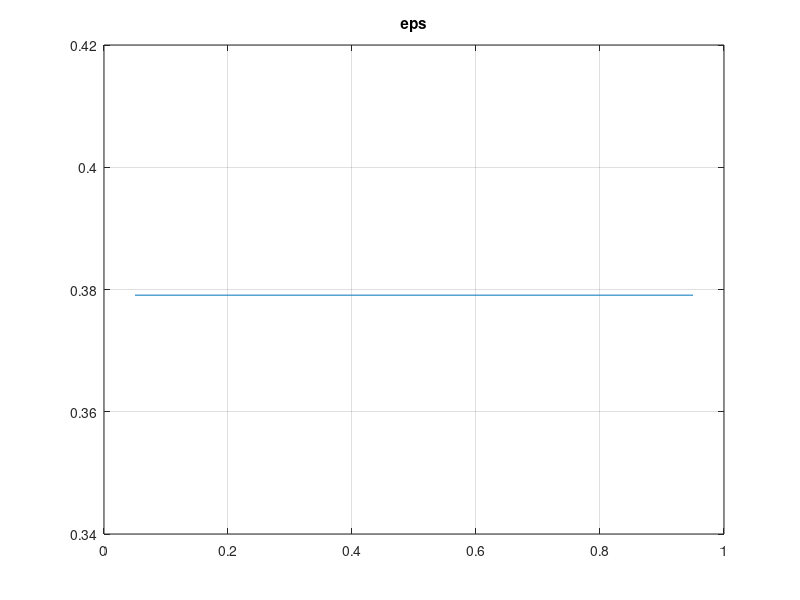
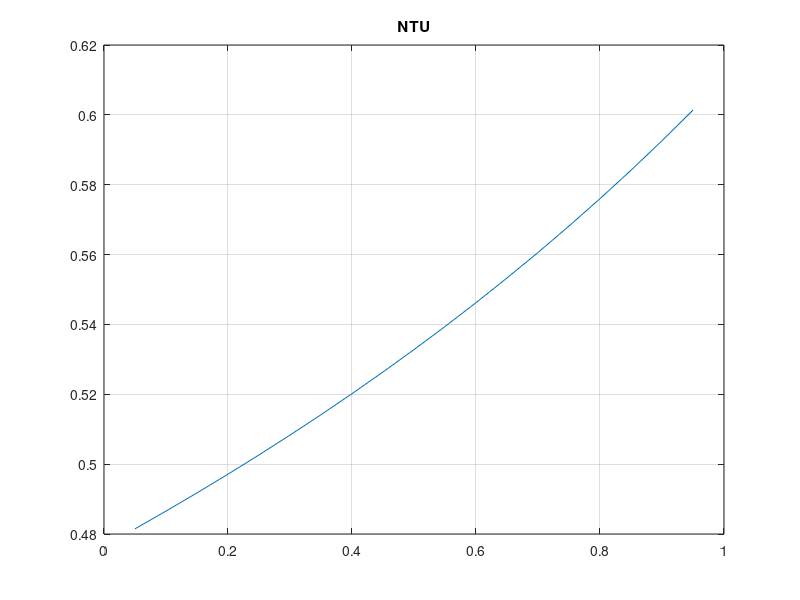
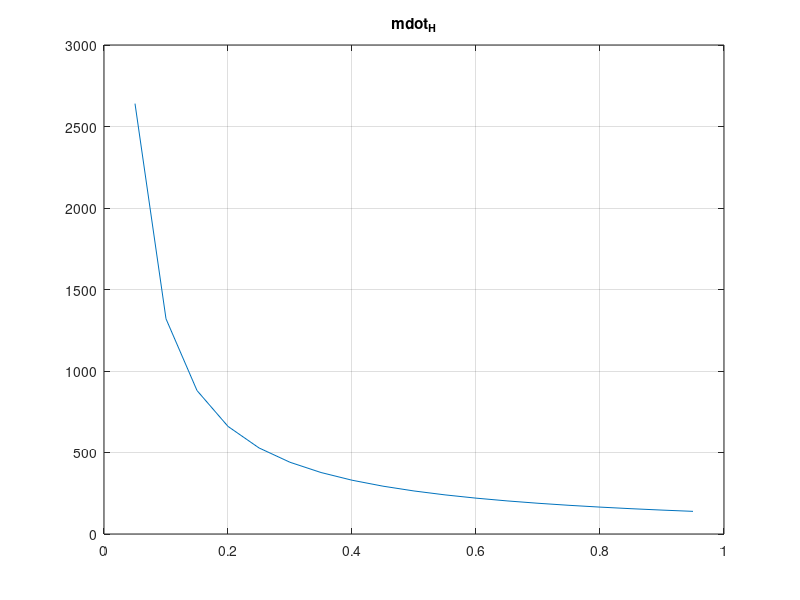

Write the MATLAB code that produced these figures, in order.
clear all; close all;
%% A.2.1 Design of a heat-only plant

%% Constants
T_H_in = 240 + 273;     % [K] Given
T_C_out = 110 + 273;    % [K] Given
mdot_C = 150;           % [kg/s] Given
Qdot = 50*10^6;         % [J/s] Given

cp_H = 4771.9;          % [J/K] EngineeringToolbox
cp_C = 4200;            % [J/K]

%% Questions
T_C_in = T_C_out - Qdot/(mdot_C*cp_C); % [K] Calculate cold-side inlet temperature

CR = 0.05:0.05:0.95; % [-] Choose a value for heat capacity ratio CR NIET HOGER DAN 1

mdot_H = (mdot_C*cp_C)./(cp_H*CR); % [kg/s] Calculate hot-side mass flow rate

T_H_out = ones(1,19)*T_H_in-CR*(T_C_out-T_C_in);

% For counterflow:
dT1 = T_H_out - T_C_in;
dT2 = T_H_in - T_C_out;
dT_lm = (dT2 - dT1)./log(dT2./dT1);

%%
UA = Qdot./dT_lm;
NTU = (T_C_out-T_C_in)./dT_lm;
eps = (1-exp(-NTU.*(1-CR)))./(1-CR.*exp(-NTU.*(1-CR)));

%% Plot
figure()
plot(CR, eps)
title('eps')
grid on

figure()
plot(CR, NTU)
title('NTU')
grid on

figure()
plot(CR, mdot_H)
title('mdot_H')
grid on
